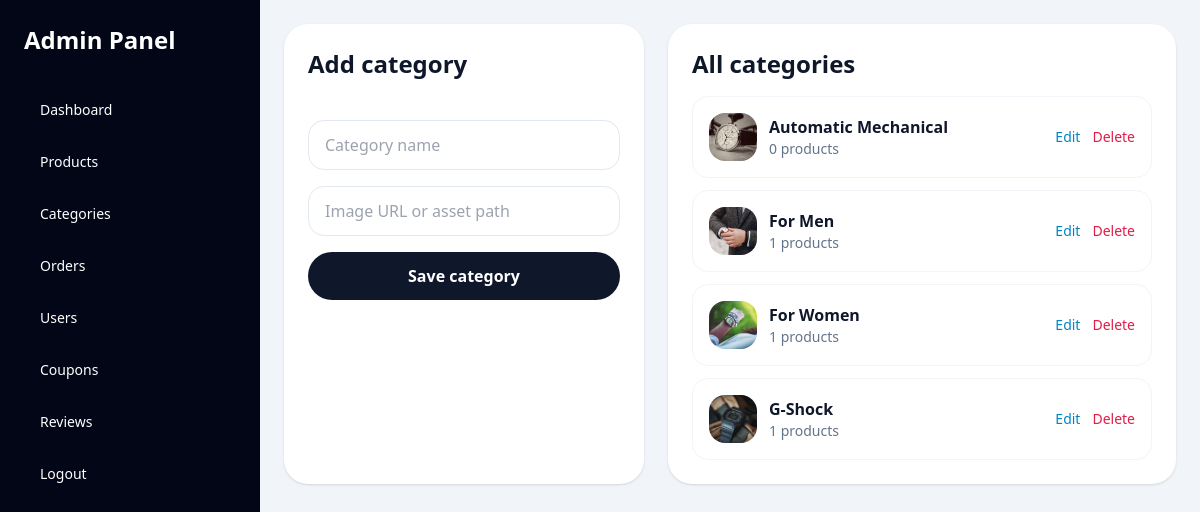
Screenshot of /admin/categories.php (signed in) with the database file from the repository.
### tables this page shows
CREATE TABLE IF NOT EXISTS categories (
  id INT UNSIGNED AUTO_INCREMENT PRIMARY KEY,
  name VARCHAR(120) NOT NULL,
  image VARCHAR(255) DEFAULT NULL,
  created_at TIMESTAMP NOT NULL DEFAULT CURRENT_TIMESTAMP,
  UNIQUE KEY uq_categories_name (name)
);

### admin/categories.php (called while the page is built)
<?php
require __DIR__ . '/categories_page.php';

### config/bootstrap.php (called while the page is built, shortened)
<?php
require_once __DIR__ . '/database.php';
require_once __DIR__ . '/../models/BaseModel.php';
require_once __DIR__ . '/../models/CategoryModel.php';
function app_url(string $path = ''): string
{
    return rtrim(BASE_URL, '/') . '/' . ltrim($path, '/');
}
function e(null|string|int|float $value): string
{
    return htmlspecialchars((string) $value, ENT_QUOTES, 'UTF-8');
}
function asset_url(string $path): string
{
    return app_url('assets/' . ltrim($path, '/'));
}
function upload_url(?string $path): string
{
    $path = trim((string) $path);
    return asset_url(ltrim($path, '/'));
}

### config/database.php (called while the page is built, shortened)
<?php
function db(): PDO
{
    $pdo = new PDO(
        'mysql:host=' . DB_HOST . ';dbname=' . DB_NAME . ';charset=utf8mb4',
        DB_USER,
        DB_PASS,
        [
            PDO::ATTR_ERRMODE => PDO::ERRMODE_EXCEPTION,
            PDO::ATTR_DEFAULT_FETCH_MODE => PDO::FETCH_ASSOC,
        ]
    );
    return $pdo;
}

### models/BaseModel.php (called while the page is built, shortened)
<?php
abstract class BaseModel
{
    public function __construct()
    {
        $this->pdo = db();
    }
}

### models/CategoryModel.php (called while the page is built, shortened)
<?php
class CategoryModel extends BaseModel
{
    public function all(): array
    {
        return $this->pdo->query(
            'SELECT c.*, COUNT(p.id) AS product_count
             FROM categories c
             LEFT JOIN products p ON p.category_id = c.id
             GROUP BY c.id
             ORDER BY c.name ASC'
        )->fetchAll();
    }
}

### admin/categories_page.php (the view, shortened to what this page needs)
<?php
require_once __DIR__ . '/../config/bootstrap.php';
$categoryModel = new CategoryModel();
$edit = isset($_GET['id']) ? $categoryModel->find((int) $_GET['id']) : null;
$categories = $categoryModel->all();
require __DIR__ . '/partials/header.php';
?>
<div class="grid gap-6 lg:grid-cols-[360px,1fr]">
    <div class="rounded-3xl bg-white p-6 shadow">
        <h1 class="text-2xl font-bold"><?= $edit ? 'Edit category' : 'Add category'; ?></h1>
        <form action="" method="post" class="mt-6 space-y-4">
            <input class="w-full rounded-2xl border border-slate-200 px-4 py-3" type="text" name="name" value="<?= e((string) ($edit['name'] ?? '')); ?>" placeholder="Category name" required>
            <input class="w-full rounded-2xl border border-slate-200 px-4 py-3" type="text" name="image" value="<?= e((string) ($edit['image'] ?? '')); ?>" placeholder="Image URL or asset path">
            <button class="w-full rounded-full bg-slate-900 px-5 py-3 font-semibold text-white" type="submit">Save category</button>
        </form>
    </div>
    <div class="rounded-3xl bg-white p-6 shadow">
        <h2 class="text-2xl font-bold">All categories</h2>
        <div class="mt-4 space-y-3">
            <?php foreach ($categories as $category): ?>
                <div class="flex items-center justify-between gap-3 rounded-2xl border border-slate-100 p-4">
                    <div class="flex items-center gap-3">
                        <img src="<?= e(upload_url((string) $category['image'])); ?>" alt="" class="h-12 w-12 rounded-2xl object-cover">
                        <div>
                            <div class="font-semibold"><?= e($category['name']); ?></div>
                            <div class="text-sm text-slate-500"><?= (int) $category['product_count']; ?> products</div>
                        </div>
                    </div>
                    <div class="flex items-center gap-3 text-sm">
                        <a class="text-sky-600" href="<?= e(app_url('admin/categories.php?id=' . (int) $category['id'])); ?>">Edit</a>
                        <form action="" method="post" onsubmit="return confirm('Delete category?')">
                            <button class="text-rose-600" type="submit">Delete</button>
                        </form>
                    </div>
                </div>
            <?php endforeach; ?>
        </div>
    </div>
</div>
<?php require __DIR__ . '/partials/footer.php'; ?>

### rows the page displays
categories: image (picture), name "Automatic Mechanical", product_count "0"
categories: image (picture), name "For Men", product_count "1"
categories: image (picture), name "For Women", product_count "1"
categories: image (picture), name "G-Shock", product_count "1"
